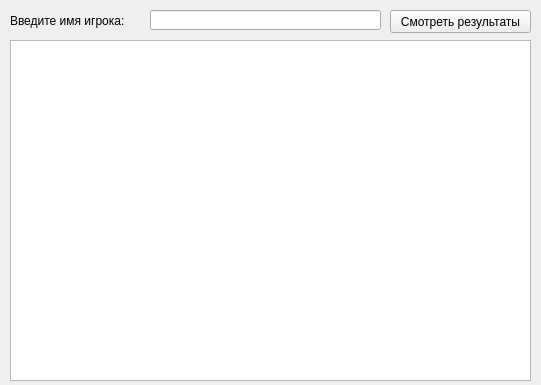
<?xml version="1.0" encoding="UTF-8"?>
<ui version="4.0">
 <class>Dialog</class>
 <widget class="QWidget" name="Dialog">
  <property name="geometry">
   <rect>
    <x>0</x>
    <y>0</y>
    <width>541</width>
    <height>385</height>
   </rect>
  </property>
  <property name="windowTitle">
   <string>Dialog</string>
  </property>
  <widget class="QLabel" name="label">
   <property name="geometry">
    <rect>
     <x>10</x>
     <y>10</y>
     <width>131</width>
     <height>21</height>
    </rect>
   </property>
   <property name="text">
    <string>Введите имя игрока:</string>
   </property>
  </widget>
  <widget class="QLineEdit" name="lineEdit">
   <property name="geometry">
    <rect>
     <x>150</x>
     <y>10</y>
     <width>231</width>
     <height>20</height>
    </rect>
   </property>
  </widget>
  <widget class="QPushButton" name="pushButton">
   <property name="geometry">
    <rect>
     <x>390</x>
     <y>10</y>
     <width>141</width>
     <height>23</height>
    </rect>
   </property>
   <property name="text">
    <string>Смотреть результаты</string>
   </property>
  </widget>
  <widget class="QTableWidget" name="tableWidget">
   <property name="geometry">
    <rect>
     <x>10</x>
     <y>40</y>
     <width>521</width>
     <height>341</height>
    </rect>
   </property>
  </widget>
 </widget>
 <resources/>
 <connections/>
</ui>
